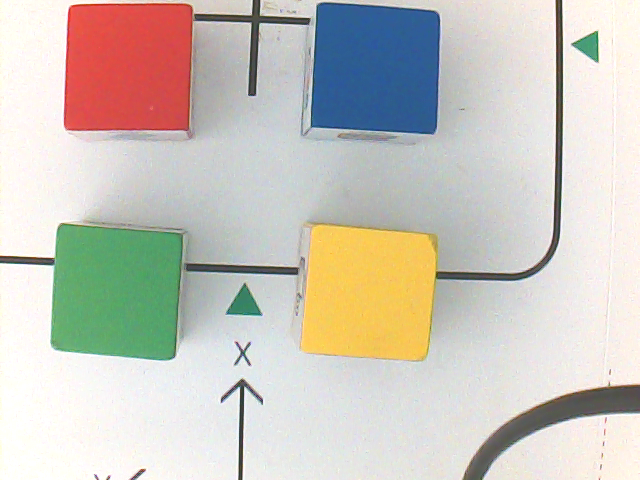
#> input picture evidencias/pregunta_2/calibracion/validacion_modelo_20261010_014623_525604/antes_original.png, 640 x 480 px, given in place of the camera
$ python vision_colores.py
#> lines starting #> are read from the running program, lines starting #| are printed output that depends on the picture; after the words box and inside, x2 and y2 are one past the last pixel; in counts of white or black regions, pixels touching at a corner belong together
#> in buscar_color_objetivo, frame is the input picture: shape (480, 640, 3); mean B, G, R 190, 198.7, 202.9
import os
os.environ["OPENCV_VIDEOIO_PRIORITY_GSTREAMER"] = "0"
os.environ["OPENCV_LOG_LEVEL"] = "ERROR"

import time
import cv2 as cv
import numpy as np

# -----------------------------Configuración---------------------------------------
RES_CAMARA = (640, 480)
CAMARA_INDICE = 0

RANGOS_COLOR = {
    "rojo":     {"bandas_h": [(0, 10), (170, 179)], "s_min": 80, "v_min": 60},
    "verde":    {"bandas_h": [(35, 85)],            "s_min": 60, "v_min": 60},
    "azul":     {"bandas_h": [(95, 130)],           "s_min": 70, "v_min": 60},
    "amarillo": {"bandas_h": [(20, 34)],            "s_min": 80, "v_min": 80},
}

COLORES_DIBUJO = {  # BGR
    "rojo": (0, 0, 255), "verde": (0, 255, 0), "azul": (255, 0, 0), "amarillo": (0, 255, 255),
}

AREAS_POR_COLOR = {
    "rojo":     {"min": 13000, "max": 30000},
    "verde":    {"min": 13000, "max": 30000},
    "azul":     {"min": 13000, "max": 30000},
    "amarillo": {"min": 13000, "max": 30000},
}
ASPECTO_MIN = 0.75
ASPECTO_MAX = 1.35
KERNEL_VISION = np.ones((5, 5), np.uint8)

TIEMPO_CONFIRMACION_COLOR = 1.0
TIMEOUT_ESCANEO = 20

# ---------------------------------Vision-----------------------------------------
def mascara_color(hsv, nombre): #
    r = RANGOS_COLOR[nombre]
    total = None
    for h_min, h_max in r["bandas_h"]:
        bajo = (h_min, r["s_min"], r["v_min"])
        alto = (h_max, 255, 255)
        mascara = cv.inRange(hsv, bajo, alto)
        total = (mascara
            if total is None
            else cv.bitwise_or(total, mascara)
        )

    return total

def detectar_cubos(frame):
    """Cubo más grande de cada color: lista de diccionarios ordenada por área (de mayor a menor).

    Cada diccionario trae color, area, centro_x, centro_y y rectangulo (x, y, ancho, alto).
    """
    hsv = cv.cvtColor(frame, cv.COLOR_BGR2HSV)
#> hsv: shape (480, 640, 3); mean H, S, V 59.8, 42.2, 214.3
    encontrados = []
    for nombre in RANGOS_COLOR:
        mascara = mascara_color(hsv, nombre)
        mascara = cv.morphologyEx(mascara, cv.MORPH_OPEN, KERNEL_VISION)
        mascara = cv.morphologyEx(mascara, cv.MORPH_CLOSE, KERNEL_VISION)
        contornos, _ = cv.findContours(mascara, cv.RETR_EXTERNAL, cv.CHAIN_APPROX_SIMPLE)
        if not contornos:
            continue
        contour = max(contornos, key=cv.contourArea)
        area = cv.contourArea(contour)
        limites = AREAS_POR_COLOR[nombre]
        if area < limites["min"] or area > limites["max"]:
            continue
        x, y, w, h = cv.boundingRect(contour)
        if h == 0:
            continue
        aspecto = w / h
        if aspecto < ASPECTO_MIN or aspecto > ASPECTO_MAX:
            continue
        momentos = cv.moments(contour)
        if momentos["m00"] == 0:
            continue
        encontrados.append({
            "color": nombre,
            "area": area,
            "centro_x": int(momentos["m10"] / momentos["m00"]),
            "centro_y": int(momentos["m01"] / momentos["m00"]),
            "rectangulo": (x, y, w, h),
        })
#> this loop made 4 passes
#> (area, x, y, w, h, aspecto) on passes 1 to 4: (15546, 64, 3, 129, 128, 1.01), (15673.5, 52, 224, 131, 136, 0.963), (15272, 312, 3, 128, 131, 0.977), (15941.5, 302, 223, 136, 137, 0.993)
#> pass 1, in detectar_cubos, `mascara = mascara_color(hsv, nombre)`:
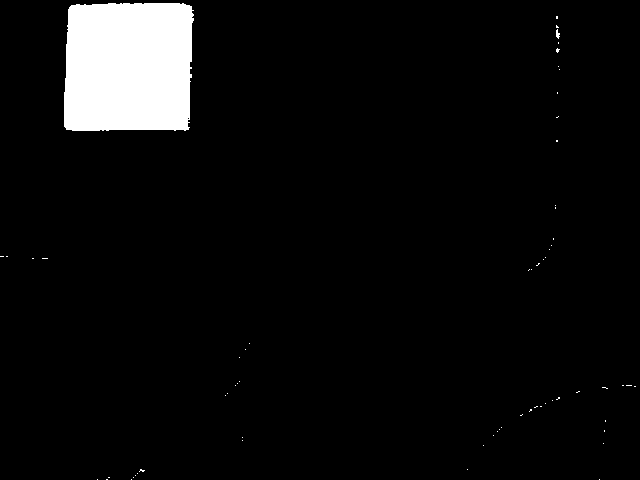
#> mascara: shape (480, 640); 5.2% white; 65 white regions (63 under 20 px), largest, box (x1, y1, x2, y2) and area: (64, 3, 194, 131) 15841, (556, 29, 560, 39) 25
#> pass 1, in detectar_cubos, `mascara = cv.morphologyEx(mascara, cv.MORPH_OPEN, KERNEL_VISION)`:
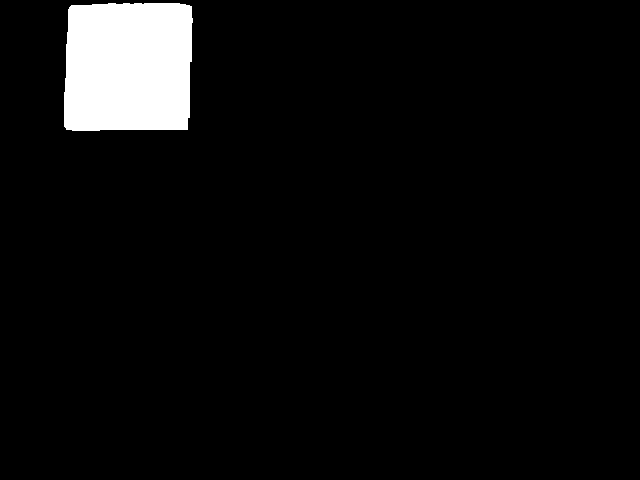
#> mascara: shape (480, 640); 5.1% white; 1 white region, box (x1, y1, x2, y2) and area: (64, 3, 193, 131) 15786
#> pass 2, in detectar_cubos, `mascara = mascara_color(hsv, nombre)`:
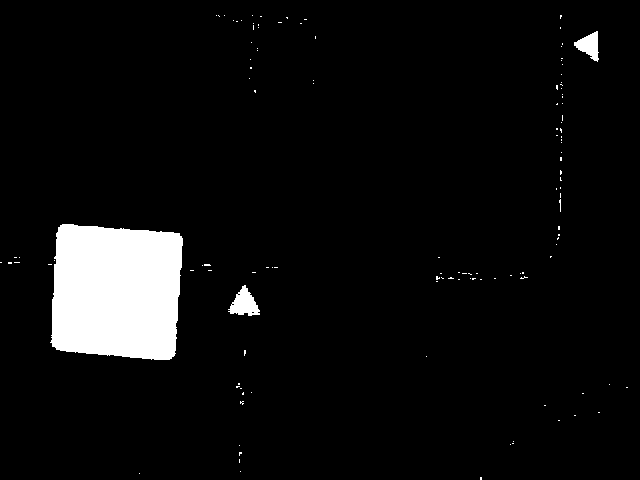
#> mascara: shape (480, 640); 5.6% white; 124 white regions (121 under 20 px), largest, box (x1, y1, x2, y2) and area: (50, 224, 183, 360) 15950, (228, 285, 260, 316) 551, (574, 31, 599, 62) 421
#> after the loop:
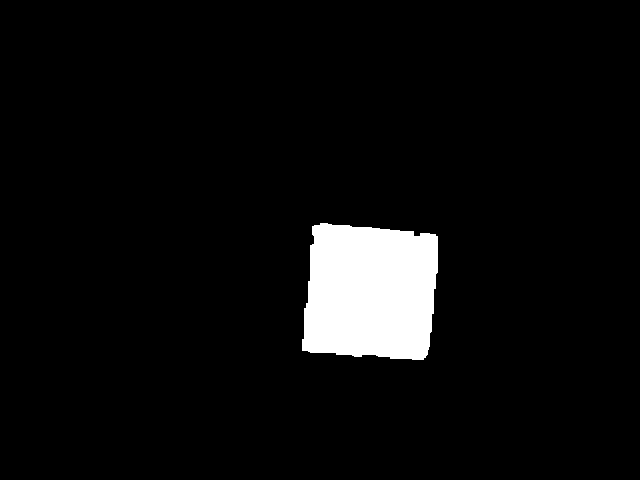
#> mascara: shape (480, 640); 5.3% white; 1 white region, box (x1, y1, x2, y2) and area: (302, 223, 438, 360) 16199
#> after the loop, encontrados = 4 items
    encontrados.sort(key=lambda d: d["area"], reverse=True)
    return encontrados

def detectar_colores(frame):
    """Lo mismo que detectar_cubos, como tuplas (color, area, cx, cy)."""
    return [(d["color"], d["area"], d["centro_x"], d["centro_y"]) for d in detectar_cubos(frame)]

def buscar_color_en_frame(frame, color):
    """Busca el cubo de un color en una imagen ya capturada (sin cámara).

    Devuelve color, presente, estado (DETECTADO, AUSENTE, COLOR_INVALIDO o SIN_IMAGEN), centro_px,
    rectangulo, area y timestamp. centro_px son píxeles: no hay calibración métrica ni XYZ.
    """
    color = color.strip().lower() if isinstance(color, str) else color
    respuesta = {"color": color, "presente": False, "estado": "AUSENTE", "centro_px": None,
                 "rectangulo": None, "area": 0.0, "timestamp": time.time()}
    if color not in RANGOS_COLOR:
        respuesta["estado"] = "COLOR_INVALIDO"
        return respuesta
    if frame is None or getattr(frame, "size", 0) == 0:
        respuesta["estado"] = "SIN_IMAGEN"
        return respuesta
    for d in detectar_cubos(frame):
        if d["color"] == color:
            respuesta.update(presente=True, estado="DETECTADO", area=d["area"],
                             centro_px=(d["centro_x"], d["centro_y"]), rectangulo=d["rectangulo"])
            break
    return respuesta

def dibujar_detecciones(frame, detecciones):
    """Copia de frame con el rectángulo, el centro y la etiqueta de cada cubo de detectar_cubos."""
    salida = frame.copy()
    alto, ancho = salida.shape[:2]
    cv.circle(salida, (ancho // 2, alto // 2), 6, (255, 255, 255), 2)
    for d in detecciones:
        x, y, w, h = d["rectangulo"]
        tono = COLORES_DIBUJO[d["color"]]
        cv.rectangle(salida, (x, y), (x + w, y + h), tono, 2)
        cv.circle(salida, (d["centro_x"], d["centro_y"]), 5, (255, 255, 255), -1)
        cv.putText(salida, f'{d["color"]} ({d["centro_x"]}, {d["centro_y"]})',
                   (x, max(20, y - 10)), cv.FONT_HERSHEY_SIMPLEX, 0.6, tono, 2)
    return salida

# -------------------------Cámara--------------------------------
def abrir_camara(): #
    cap = cv.VideoCapture(CAMARA_INDICE, cv.CAP_V4L2)
    if not cap.isOpened():
        cap = cv.VideoCapture(CAMARA_INDICE)
    if not cap.isOpened():
        print("¡[VISION] no fue posible abrir mi cámara!")
        return None
    cap.set(cv.CAP_PROP_FRAME_WIDTH, RES_CAMARA[0])
    cap.set(cv.CAP_PROP_FRAME_HEIGHT, RES_CAMARA[1])
    ok, _ = cap.read()
    if not ok:
        cap.release()
        print("¡[VISION] mi camara no llego a responder!")
        return None
    print(
        f"[VISION] abri camara abierta en "
        f"{int(cap.get(cv.CAP_PROP_FRAME_WIDTH))}x"
        f"{int(cap.get(cv.CAP_PROP_FRAME_HEIGHT))}"
    )

    return cap

def cerrar_camara(cap):
    if cap is not None:
        cap.release()

# --------------------Percepcion-----------------------------------
def buscar_color_objetivo(cap, color_objetivo):
    if cap is None:
        print("¡[VISION] cámara no disponible!")
        return None
    color_objetivo = color_objetivo.strip().lower()
    if color_objetivo not in RANGOS_COLOR:
        print(f"¡[VISION] el color {color_objetivo}, no existe en mi registro!")
        return None
    desde = None
    inicio = time.time()
    while time.time() - inicio < TIMEOUT_ESCANEO:
        ok, frame = cap.read()
        if not ok:
            continue
        detecciones = detectar_colores(frame)
#> detecciones = [('amarillo', 15941.5, 370, 291), ('verde', 15673.5, 116, 291), ('rojo', 15546, 127, 66), ('azul', 15272, 375, 68)]
        objetivo = None
        for nombre, area, cx, cy in detecciones:
            if nombre == color_objetivo:
                objetivo = (nombre, area, cx, cy)
                break
#> this loop made 2 passes
        if objetivo is not None:
            nombre, area, cx, cy = objetivo
#> nombre = 'verde'; area = 15673.5; cx = 116; cy = 291
            if desde is None:
                desde = time.time()
            elif time.time() - desde >= TIEMPO_CONFIRMACION_COLOR:
                return {
                    "color": nombre,
                    "area": area,
                    "cx": cx,
                    "cy": cy
                }
        else:
            desde = None
    print(f"¡[VISION] no pude encontrar el color: {color_objetivo}!")
    return None

# ---------------------------Prueba--------------------------------------
if __name__ == "__main__":
    cap = abrir_camara()
    if cap is not None:
        resultado = buscar_color_objetivo(cap, "verde")
        print("Resultado:", resultado)
    cerrar_camara(cap)

$ run again, on evidencias/pregunta_2/calibracion/validacion_modelo_20261010_014623_525604/comparacion_perspectiva.png
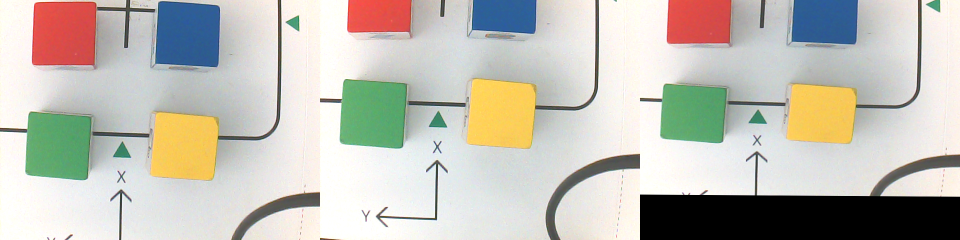
#> input picture evidencias/pregunta_2/calibracion/validacion_modelo_20261010_014623_525604/comparacion_perspectiva.png, 1920 x 480 px, given in place of the camera (shown at 1/2 size)
#> in buscar_color_objetivo, frame is the input picture: shape (480, 1920, 3); mean B, G, R 181.6, 190.8, 193.2
#> hsv: shape (480, 1920, 3); mean H, S, V 55.3, 36.3, 203.3
#> the loop in detectar_cubos, `for nombre in RANGOS_COLOR:` made 4 passes
#> (area, x, y, w, h, aspecto) on passes 1 to 4: (15546, 64, 3, 129, 128, 1.01), (16316, 680, 159, 134, 138, 0.971), (15272, 312, 3, 128, 131, 0.977), (16764.5, 934, 156, 140, 141, 0.993)
#> pass 1, in detectar_cubos, `mascara = cv.morphologyEx(mascara, cv.MORPH_OPEN, KERNEL_VISION)`:
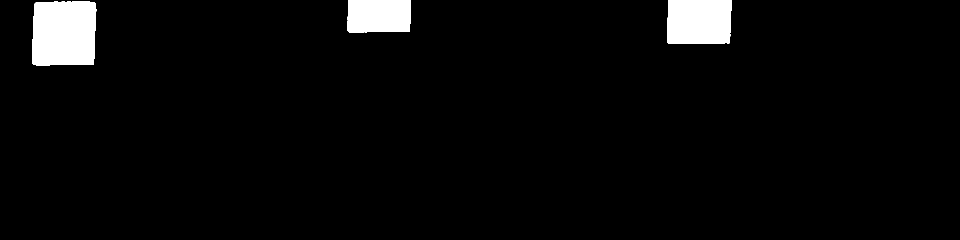
#> mascara: shape (480, 1920) (shown at 1/2 size); 3.8% white; 3 white regions, box (x1, y1, x2, y2) and area: (64, 3, 193, 131) 15786, (1334, 0, 1463, 87) 10965, (694, 0, 822, 65) 8085
#> after the loop in detectar_cubos, `for nombre in RANGOS_COLOR:`:
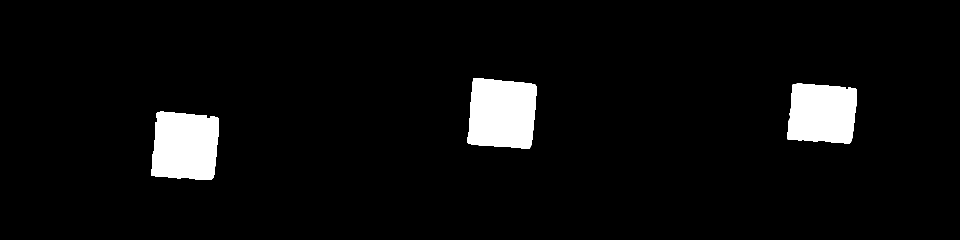
#> mascara: shape (480, 1920) (shown at 1/2 size); 5.2% white; 3 white regions, box (x1, y1, x2, y2) and area: (934, 156, 1074, 297) 17020, (302, 223, 438, 360) 16199, (1574, 167, 1714, 287) 14628
#> after the loop in detectar_cubos, `for nombre in RANGOS_COLOR:`: encontrados = 4 items
#> detecciones = [('amarillo', 16764.5, 1003, 226), ('verde', 16316, 746, 227), ('rojo', 15546, 127, 66), ('azul', 15272, 375, 68)]
#> the loop in buscar_color_objetivo, `for nombre, area, cx, cy in detecciones:` made 2 passes
#> in buscar_color_objetivo, `nombre, area, cx, cy = objetivo`: nombre = 'verde'; area = 16316; cx = 746; cy = 227

$ run again, on evidencias/pregunta_2/calibracion/validacion_modelo_20261010_014623_525604/despues_original.png
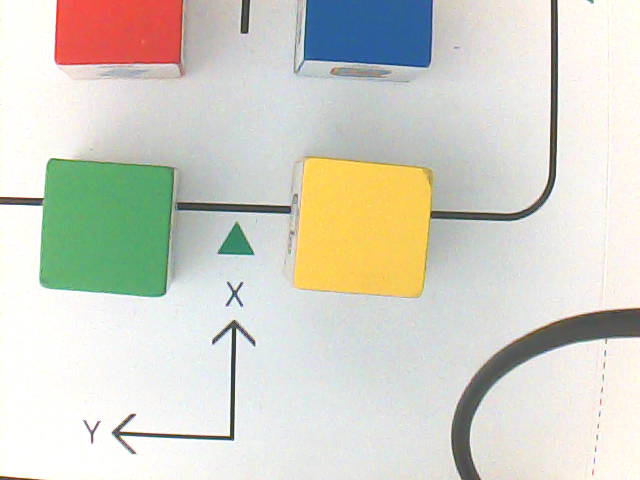
#> input picture evidencias/pregunta_2/calibracion/validacion_modelo_20261010_014623_525604/despues_original.png, 640 x 480 px, given in place of the camera
#> in buscar_color_objetivo, frame is the input picture: shape (480, 640, 3); mean B, G, R 199.8, 210.9, 211.5
#> hsv: shape (480, 640, 3); mean H, S, V 55.7, 33.9, 221.3
#> the loop in detectar_cubos, `for nombre in RANGOS_COLOR:` made 4 passes
#> area on passes 1, 3: 7903, 7890
#> pass 1, in detectar_cubos, `mascara = cv.morphologyEx(mascara, cv.MORPH_OPEN, KERNEL_VISION)`:
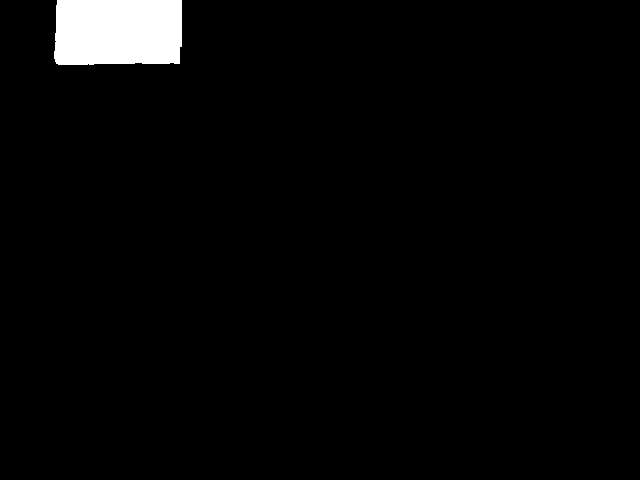
#> mascara: shape (480, 640); 2.6% white; 1 white region, box (x1, y1, x2, y2) and area: (54, 0, 182, 65) 8085
#> after the loop in detectar_cubos, `for nombre in RANGOS_COLOR:`:
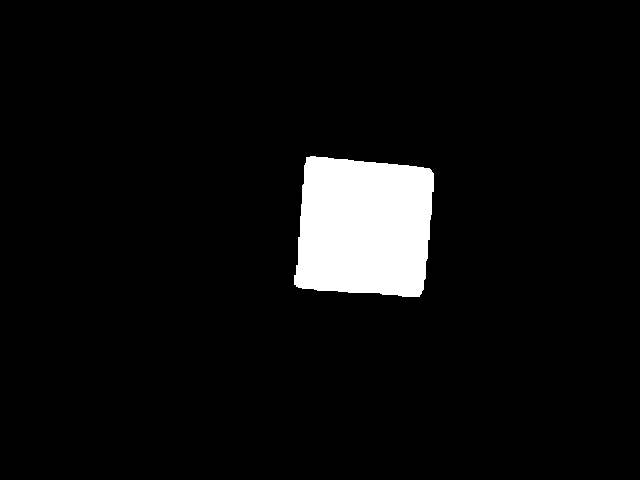
#> mascara: shape (480, 640); 5.5% white; 1 white region, box (x1, y1, x2, y2) and area: (294, 156, 434, 297) 17020
#> after the loop in detectar_cubos, `for nombre in RANGOS_COLOR:`: encontrados = 2 items
#> detecciones = [('amarillo', 16764.5, 363, 226), ('verde', 16316, 106, 227)]
#> the loop in buscar_color_objetivo, `for nombre, area, cx, cy in detecciones:` made 2 passes
#> in buscar_color_objetivo, `nombre, area, cx, cy = objetivo`: nombre = 'verde'; area = 16316; cx = 106; cy = 227
